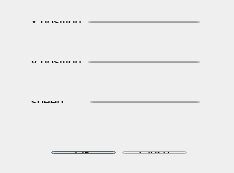
<?xml version="1.0" encoding="UTF-8"?>
<ui version="4.0">
 <class>SimpleShapeDialog</class>
 <widget class="QDialog" name="SimpleShapeDialog">
  <property name="geometry">
   <rect>
    <x>0</x>
    <y>0</y>
    <width>234</width>
    <height>173</height>
   </rect>
  </property>
  <property name="windowTitle">
   <string>SimpleShapeDialog</string>
  </property>
  <widget class="QWidget" name="layoutWidget">
   <property name="geometry">
    <rect>
     <x>20</x>
     <y>10</y>
     <width>191</width>
     <height>24</height>
    </rect>
   </property>
   <layout class="QHBoxLayout" name="horizontalLayout">
    <item>
     <widget class="QLabel" name="x_label">
      <property name="text">
       <string>x position</string>
      </property>
     </widget>
    </item>
    <item>
     <widget class="QLineEdit" name="x_lineEdit"/>
    </item>
   </layout>
  </widget>
  <widget class="QWidget" name="layoutWidget">
   <property name="geometry">
    <rect>
     <x>20</x>
     <y>50</y>
     <width>191</width>
     <height>24</height>
    </rect>
   </property>
   <layout class="QHBoxLayout" name="horizontalLayout_2">
    <item>
     <widget class="QLabel" name="y_label">
      <property name="text">
       <string>y position</string>
      </property>
     </widget>
    </item>
    <item>
     <widget class="QLineEdit" name="y_lineEdit">
      <property name="text">
       <string/>
      </property>
     </widget>
    </item>
   </layout>
  </widget>
  <widget class="QWidget" name="layoutWidget">
   <property name="geometry">
    <rect>
     <x>20</x>
     <y>90</y>
     <width>191</width>
     <height>24</height>
    </rect>
   </property>
   <layout class="QHBoxLayout" name="horizontalLayout_3">
    <item>
     <widget class="QLabel" name="speed">
      <property name="text">
       <string>speed      </string>
      </property>
     </widget>
    </item>
    <item>
     <widget class="QLineEdit" name="v_lineEdit"/>
    </item>
   </layout>
  </widget>
  <widget class="QWidget" name="layoutWidget">
   <property name="geometry">
    <rect>
     <x>40</x>
     <y>140</y>
     <width>158</width>
     <height>25</height>
    </rect>
   </property>
   <layout class="QHBoxLayout" name="horizontalLayout_4">
    <item>
     <widget class="QPushButton" name="okButton">
      <property name="text">
       <string>OK</string>
      </property>
     </widget>
    </item>
    <item>
     <widget class="QPushButton" name="closeButton">
      <property name="text">
       <string>Close</string>
      </property>
     </widget>
    </item>
   </layout>
  </widget>
 </widget>
 <layoutdefault spacing="6" margin="11"/>
 <tabstops>
  <tabstop>x_lineEdit</tabstop>
  <tabstop>y_lineEdit</tabstop>
  <tabstop>v_lineEdit</tabstop>
  <tabstop>okButton</tabstop>
  <tabstop>closeButton</tabstop>
 </tabstops>
 <resources/>
 <connections>
  <connection>
   <sender>closeButton</sender>
   <signal>clicked()</signal>
   <receiver>SimpleShapeDialog</receiver>
   <slot>reject()</slot>
   <hints>
    <hint type="sourcelabel">
     <x>150</x>
     <y>155</y>
    </hint>
    <hint type="destinationlabel">
     <x>147</x>
     <y>171</y>
    </hint>
   </hints>
  </connection>
  <connection>
   <sender>okButton</sender>
   <signal>clicked()</signal>
   <receiver>SimpleShapeDialog</receiver>
   <slot>accept()</slot>
   <hints>
    <hint type="sourcelabel">
     <x>84</x>
     <y>154</y>
    </hint>
    <hint type="destinationlabel">
     <x>87</x>
     <y>171</y>
    </hint>
   </hints>
  </connection>
 </connections>
</ui>
